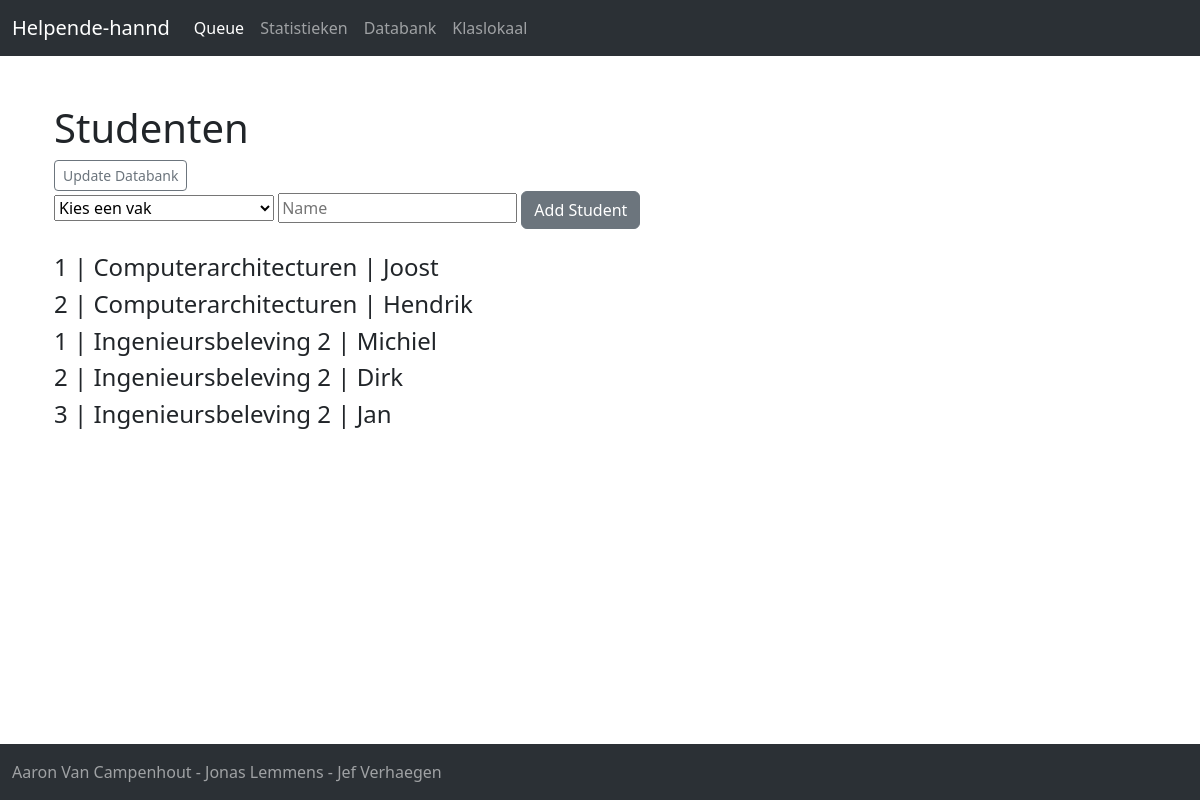
/databank, run on an earlier commit of the app's database.
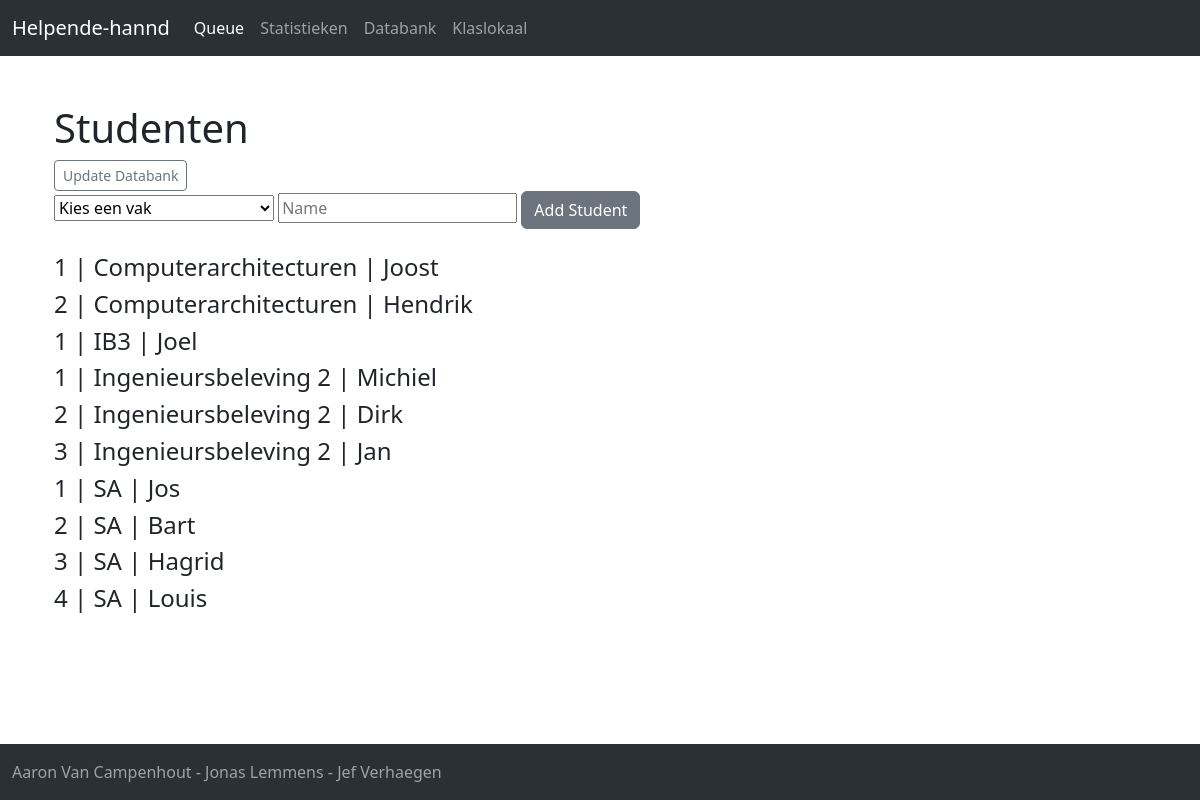
And on a later commit of the database.
### Flask-webserver/app.py (models this page shows, shortened)
class  Klas(db.Model):
    cid = db.Column(db.Integer,primary_key=True)
    vak = db.Column(db.String(200),primary_key=True,nullable=False)
    name = db.Column(db.String(200), nullable=False)

### Flask-webserver/app.py (the view)
@app.route("/databank",methods=["POST","GET"])
def databank():
    klaslijst = "Lijst met Studentnamen"
    if request.method == "POST":
        if(request.form['subject']!='Kies een vak' and request.form['name']!=''):
            last_id = db.session.execute(db.select(Klas.cid).where(Klas.vak == request.form['subject'] ).order_by(Klas.cid.desc())).scalar()
            if last_id == None:
                curr_id = 1
            else:
                curr_id = last_id + 1
            new_student = Klas(cid=curr_id, name=request.form['name'], vak = request.form['subject'])
            db.session.add(new_student)
            db.session.commit()
        else:
            print("leeg")
        return redirect(url_for('databank'))
    else:
        studenten = db.session.execute(db.select(Klas).order_by(Klas.vak,Klas.cid)).scalars()
        return render_template("databank.html",title=klaslijst,klas=studenten)

### Flask-webserver/templates/databank.html (shortened to what this page needs)
{% extends "base.html" %}
{% block content %}
    <div class ="container">
        <h1>Studenten</h1>
        <a href="/update" class="btn btn-outline-secondary btn-sm">Update Databank</a>
        <br/>
        <form action="/databank" METHOD="POST">
            <tr>
                <td>
                    <select name="subject">
                        <option>Kies een vak</option>
                    </select>
                </td>
                <td>
                    <input type="text" placeholder="Name" name="name">
                </td>
                <td>
                    <input type="submit" value="Add Student" class="btn btn-secondary">
                </td>
            </tr>
        </form>
    <br/>
    {% for student in klas %}
        <h4>
            {{ student.cid }} | {{ student.vak }} | {{ student.name }}
        </h4>
    {% endfor %}
    </div>
    <br><br><br><br>
{% endblock %}

What changed in the data, as far as the page shows it:
added Klas: cid "1", vak "IB3", name "Joel"
added Klas: cid "1", vak "SA", name "Jos"
added Klas: cid "2", vak "SA", name "Bart"
added Klas: cid "3", vak "SA", name "Hagrid"
added Klas: cid "4", vak "SA", name "Louis"
